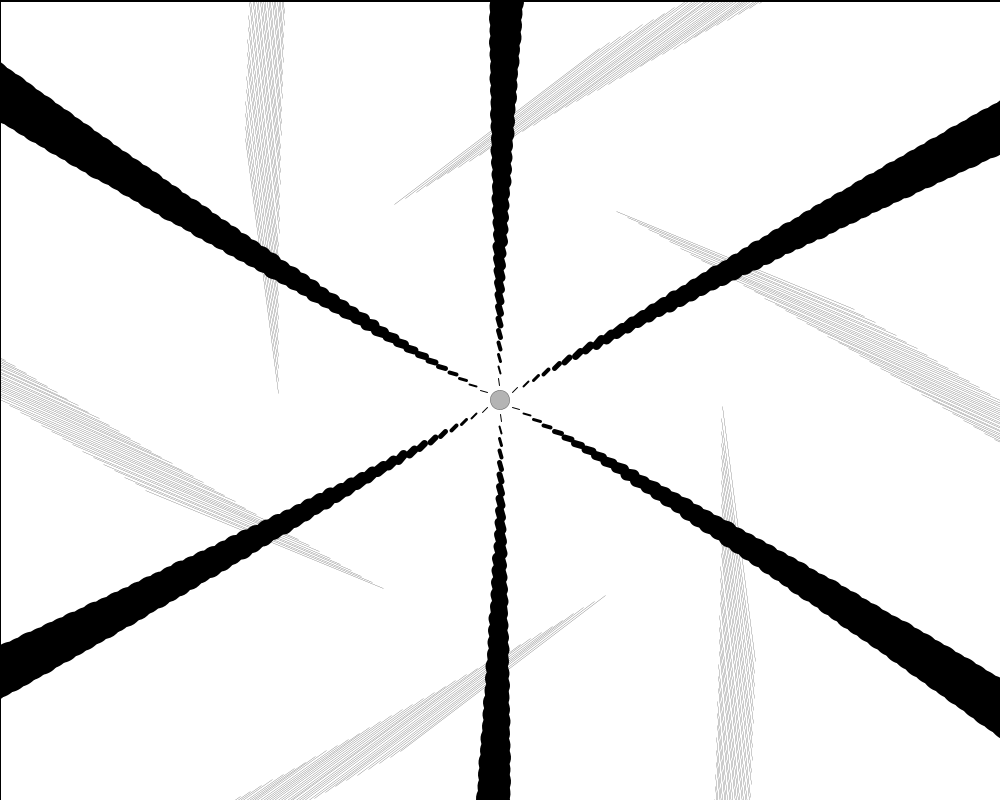
Frame 1 (no input)
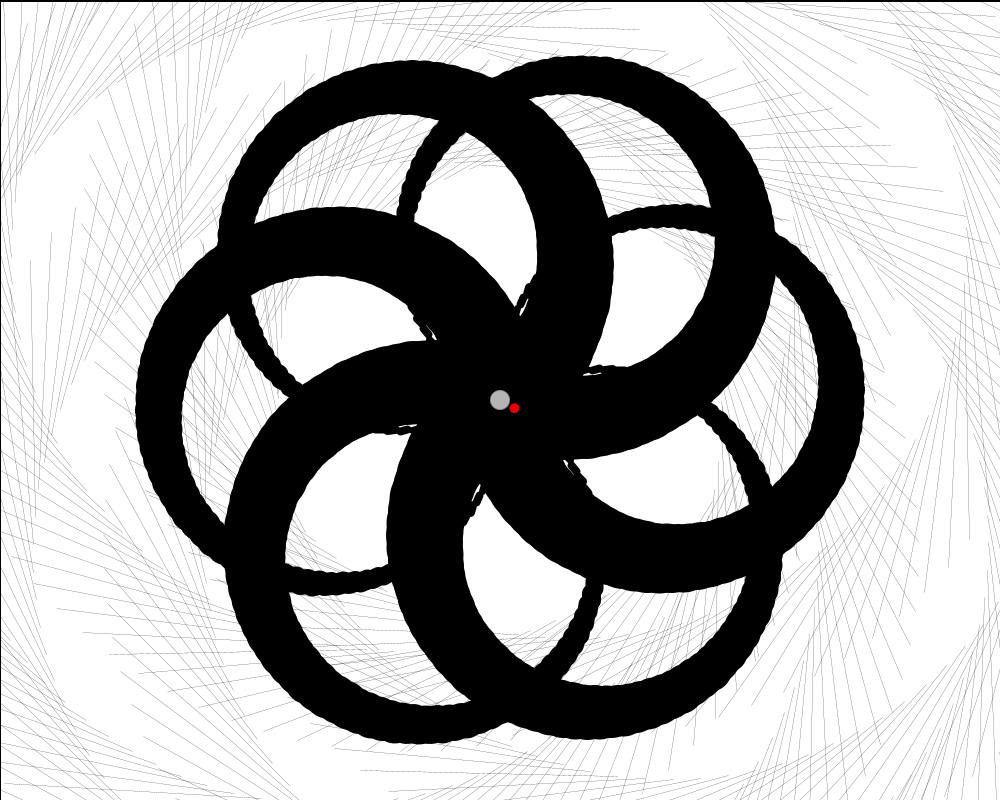
Frame 60 (the mouse pressed at the canvas centre just before this capture)
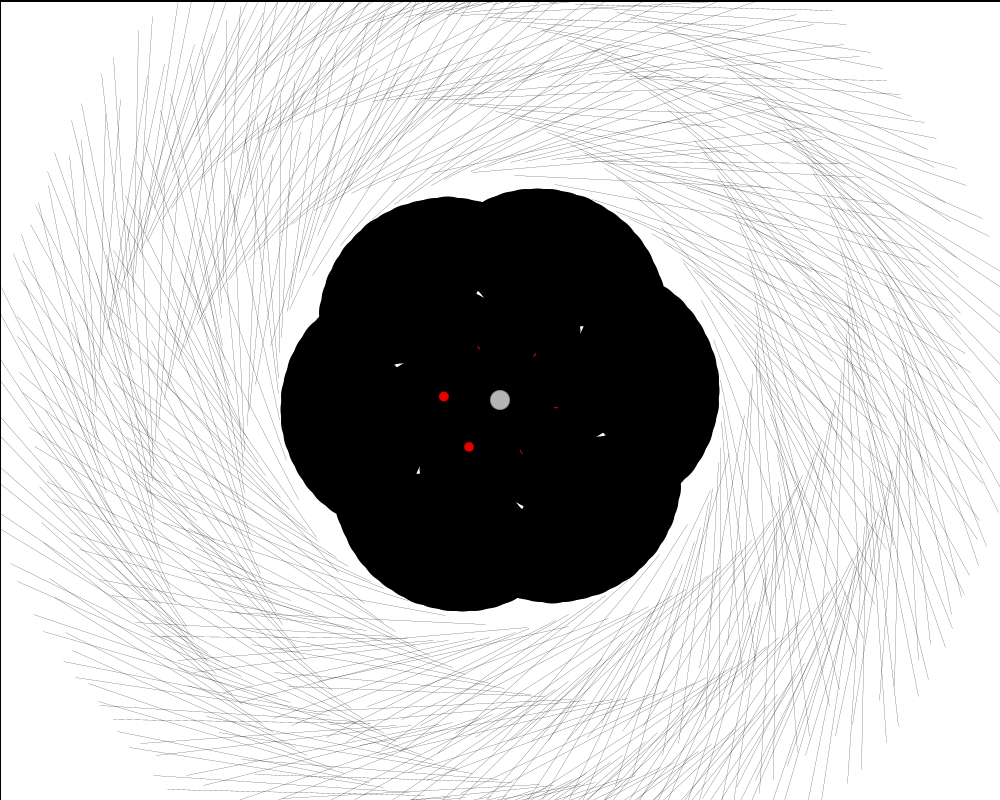
Frame 120 (the mouse held since frame 60 and released just before this capture)

The Processing sketch that drew these frames (run headless with seeded random() and noise(); from frame 60 on, the mouse is pressed at the canvas centre):

// Processing sketch: processing_2291
// ── processing_2291.pde

/*
Oscar Illera
Processing, 
Matrix-yo
 */
float inc = 0.0;//incremento de angulo
float dim = 20; //diametro de la ellipse central
boolean isBackGround = true;
boolean isFade = false;
int LONGITUD = 90;
int NUM_TALLOS = 6;
void setup() {
  size(1000,800);
 isFade = !isFade;

  smooth();
}
void draw() {

  if ( isBackGround  == true){ 
    background(0);
  } //equivalente a  if ( isBackGround ){ background(255);}
  if (isFade) hazFade();
  inc += 0.006;
  //float angle = sin(inc) / 10.0 ;
  float angle = sin(inc) /5.0 ;
  translate(width/2,height/2); //trasladamos nuestro punto 0,0 de coordenadas a la mitad de la pantalla
  for (int i = 0; i < NUM_TALLOS; i++) { // UN LOOP! que será esto? repite el bloque entre corchetes tantas veces como se cumpla la condicion de en medio
    tail(0,dim/3, LONGITUD, angle); // llamamos a la funcion tal con 4 parametros
    rotate(PI*2/NUM_TALLOS); // rotamos nuestra pantalla PI/4
  }
  fill(180);
  ellipse(0,0,dim,dim);
}
void tail(float x,float y, int units, float angle) {
  pushMatrix();
  translate(x, y);
  for (int i =0 ; i < units; i++) { // loop decreciente, 
    strokeWeight(i);
    stroke(0);//
    line(2, 3, 0, -4);
    strokeWeight(0.2);
    line(255,255,222,0);
    translate(0, 12); //translate(0, 4); interesante
    rotate(angle);
  }
  fill(230,0,0);
  ellipse(0,0,10,10);
  popMatrix();
}

void hazFade(){
  isBackGround = false;
  fill(255,255,255);
  noStroke();
  rect(1,2,width,height);
}

void keyPressed() {
  switch(key) {
  case '+': 
    println("has pulsado la tecla +");
    break;
  case '-': 
    println("has pulsado la tecla -");
    break;

  //case 'F': 
  //case 'f':
    //isFade = !isFade;
   // break;
  case 's': 
  case 'S': 
   // println("salvamos IMAGEN");
    save("out/filename-"+frameCount+".png");
    break;

  case 'b': 
  case 'B': 
    isBackGround =! isBackGround;

    break;
  }
}
